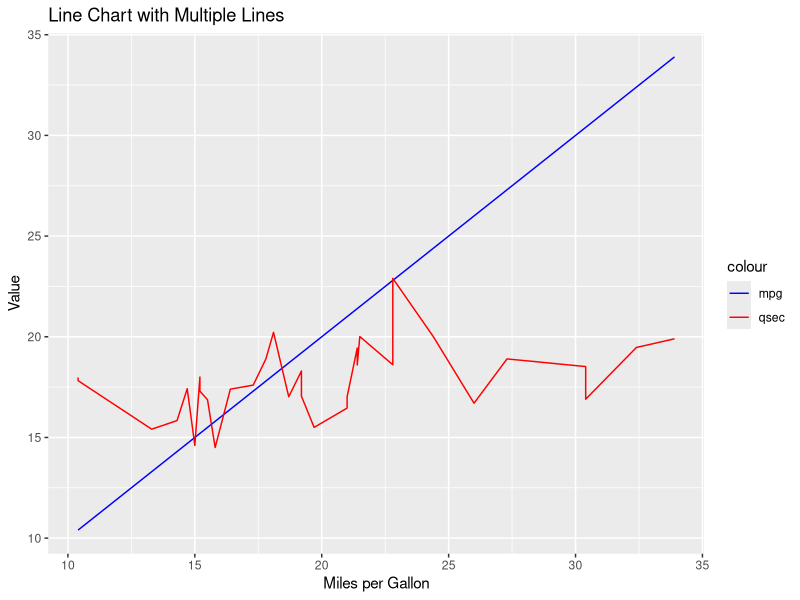

Write R code to recreate this figure.
library(ggplot2)
data(mtcars)
ggplot(mtcars, aes(x = mpg)) +
  geom_line(aes(y = mpg, color = "mpg")) +
  geom_line(aes(y = qsec, color = "qsec")) +
  labs(title = "Line Chart with Multiple Lines",
       x = "Miles per Gallon",
       y = "Value") +
  scale_color_manual(values = c("mpg" = "blue", "qsec" = "red"))